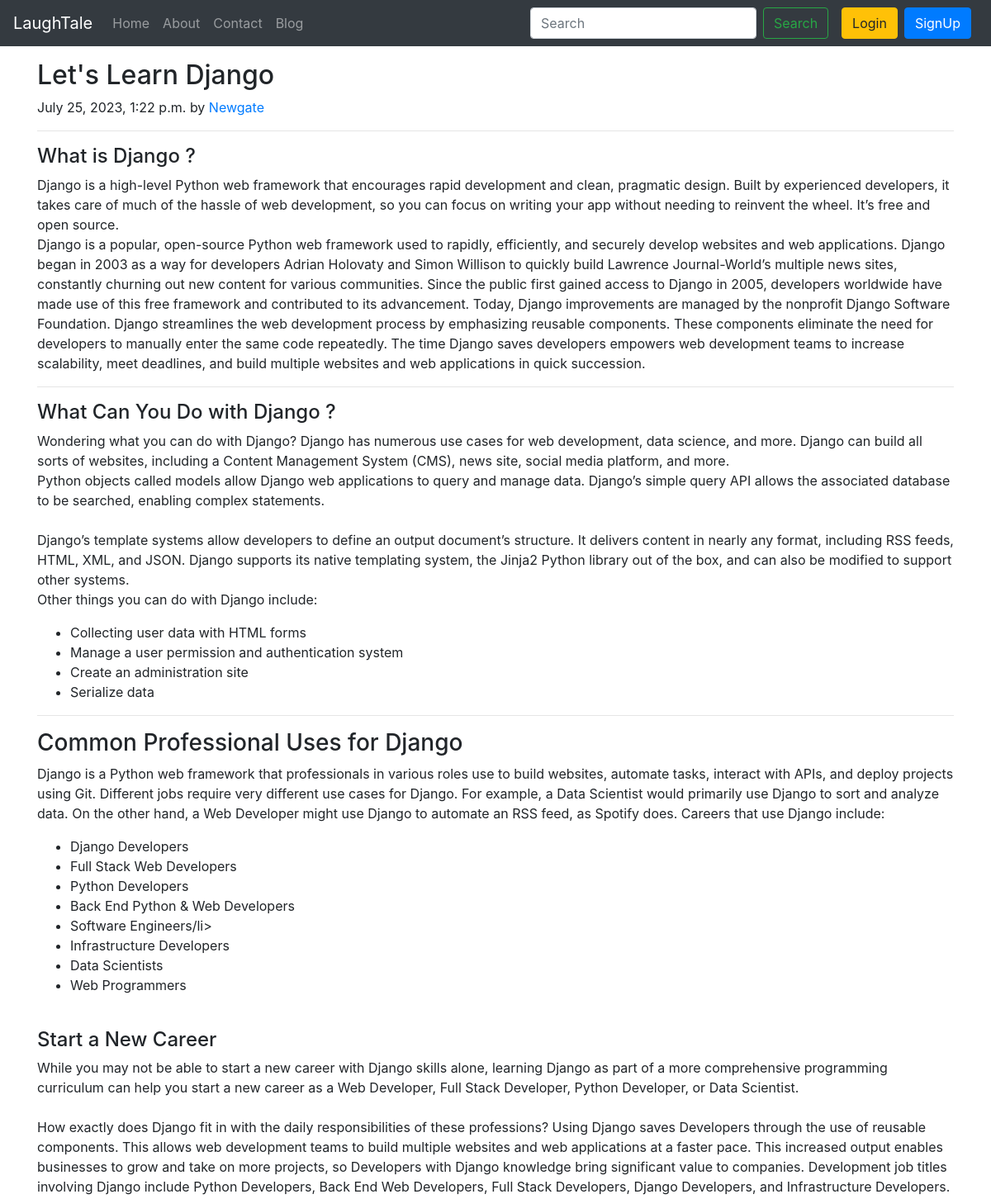
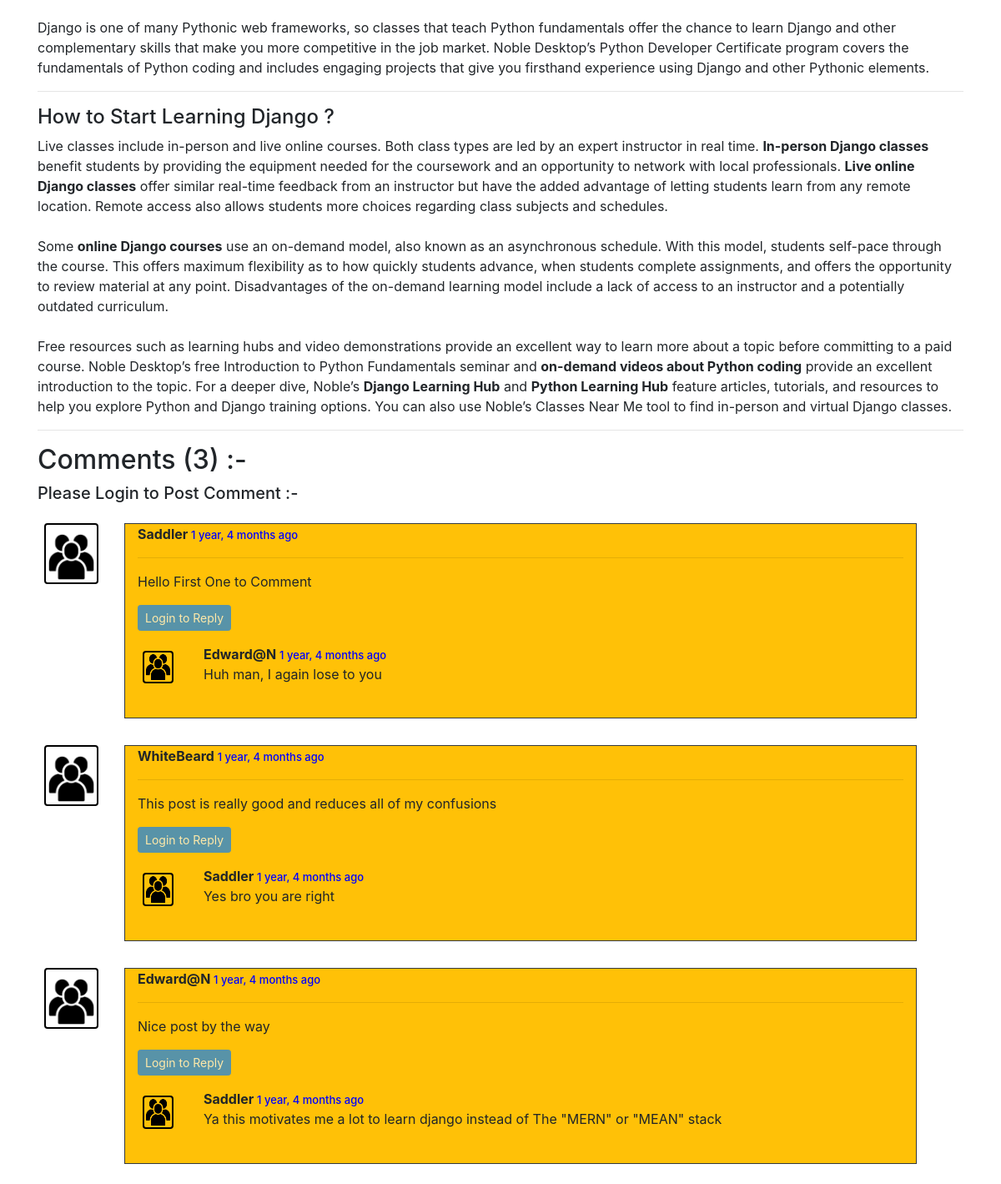
The page /blog/second-post on the database its author committed (2 pictures, top to bottom).
### blog/models.py (models this page shows, shortened)
class Post(models.Model):
    sno = models.AutoField(primary_key=True)
    title = models.CharField(max_length=255)
    content = models.TextField()
    author = models.CharField(max_length=50)
    slug = models.CharField(max_length=100)
    timeStamp = models.DateTimeField(blank=True)

class BlogComment(models.Model):
    sno = models.AutoField(primary_key=True)
    comment = models.TextField()
    user = models.ForeignKey(User, on_delete=models.CASCADE)
    post = models.ForeignKey(Post, on_delete=models.CASCADE)
    parent = models.ForeignKey('self', on_delete=models.CASCADE, null=True)
    timestamp = models.DateTimeField(default=now)

### blog/views.py (the view)
# urls.py: path('<str:slug>', views.blogPost, name='blogPost'),
def blogPost(request, slug):
    post = Post.objects.filter(slug=slug).first()
    comments = BlogComment.objects.filter(post=post, parent=None)
    replies = BlogComment.objects.filter(post=post).exclude(parent=None)
    repDict = {}
    for reply in replies:
        if reply.parent.sno not in repDict.keys():
            repDict[reply.parent.sno] = [reply]
        else:
            repDict[reply.parent.sno].append(reply)
    cntxt = {'post': post, 'comments': comments, 'user': request.user, 'replyDict': repDict}
    return render(request, 'blog/blogPost.html', cntxt)

### blog/templatetags/extras.py (called while the page is built)
@register.filter(name='get_val')
def get_val(dict, key):
    return dict.get(key)

### templates/blog/blogPost.html (shortened to what this page needs)
{% extends 'base.html' %}
{% block body %}
{% load static %}
{% load humanize %}
{% load extras %}
<div class="container my-3">
    <div class="blog-post">
        <h2 class="blog-post-title">{{post.title}}</h2>
        <p class="blog-post-meta">{{post.timeStamp}} by <a href="/about">{{post.author}}</a></p>
        <hr>
        <p>{{post.content|safe}}</p>
        <hr>
    </div>
</div>
<div class="container">
    <h2>Comments ({{comments.count}}) :- </h2>
    <div class="my-2">
        {% if user.is_authenticated %}
        <form action="/blog/postComment" method="post">
            {% csrf_token %}
            <div class="form-group">
                <label for="exampleInputEmail1">Post Comment </label>
                <input type="text" class="form-control" name="comment" placeholder="Enter comment here">
            </div>
            <input type="hidden" name="postSno" value="{{post.sno}}">
            <input type="hidden" name="parentSno" value="">
            <button type="submit" class="btn btn-primary">Submit</button>
        </form>
        {% else %}
        <h5> Please Login to Post Comment :- </h5>
        {% endif %}
    </div>
    {% for items in comments %}
    <div class="row my-3">
        <div class="col-md-1 m-2">
            <img class="rounded mx-auto d-block w-100 pt-2" style="border: 2px solid black;" src="{% static 'img/user.png' %}" alt="user">
        </div>
        <div class="col-md-10 m-2 bg-warning border border-dark">
            <b> {{items.user.username}} </b> <span style="font-size: 13px; color: blue; font-weight: 500;">{{items.timestamp | naturaltime}}</span>
            <hr>
            <div>{{items.comment}}</div>
            <div class="reply mx-0 mt-3">
                {% if user.is_authenticated %}
                <button class="btn btn-sm btn-primary mb-1" type="button" data-toggle="collapse" data-target="#replyBox{{items.sno}}" aria-expanded="false" aria-controls="replyBox{{items.sno}}">
                    Reply
                </button>
                <div class="collapse" id="replyBox{{items.sno}}">
                    <div class="card card-body my-2 bg-warning">
                        <form action="/blog/postComment" method="post">
                            {% csrf_token %}
                            <div class="form-group">
                                <label for="comment">Post a reply </label>
                                <input type="text" class="form-control" name="comment" placeholder="Enter comment here">
                                <input type="hidden" name="parentSno" value="{{items.sno}}">
                            </div>
                            <input type="hidden" name="postSno" value="{{post.sno}}">
                            <button type="submit" class="btn btn-primary">Submit</button>
                        </form>
                    </div>
                </div>
                {% else %}
                <button class="btn btn-sm btn-primary mb-2" type="button" data-toggle="collapse" data-target="#replyBox{{items.sno}}" aria-expanded="false" aria-controls="replyBox{{items.sno}}" disabled>
                    Login to Reply
                </button>
                {% endif %}
                <div class="replies my-1">
                    {% for reply in replyDict|get_val:items.sno %}
                    <div class="row my-2">
                        <div class="col-md-1">
                            <img class="rounded mx-auto d-block w-75 h-75 my-2" style="border: 2px solid black;" src="{% static 'img/user.png' %}" alt="user">
                        </div>
                        <div class="col-md-10">
                            <b> {{reply.user.username}} </b> <span style="font-size: 13px; color: blue; font-weight: 500;">{{reply.timestamp | naturaltime}}</span>
                            <div>{{reply.comment}}</div>
                        </div>
                    </div>
                        <br>
                    {% endfor %}
                </div>
            </div>
        </div>
    </div>
    {% endfor %}
</div>
{% endblock body %}

### templates/base.html (shortened to what this page needs)
<!doctype html>
<html lang="en">
  <head>
    <link rel="stylesheet" href="https://stackpath.bootstrapcdn.com/bootstrap/4.5.2/css/bootstrap.min.css">
  </head>
  <body>
    <nav class="navbar navbar-expand-lg navbar-dark bg-dark">
        <a class="navbar-brand" href="/">LaughTale</a>
        <div class="collapse navbar-collapse" id="navbarSupportedContent">
          <ul class="navbar-nav mr-auto">
            <li class="nav-item {% block homeactive %} {% endblock homeactive %}">
              <a class="nav-link" href="/">Home <span class="sr-only">(current)</span></a>
            </li>
            <li class="nav-item {% block aboutactive %} {% endblock aboutactive %}">
              <a class="nav-link" href="/about">About</a>
            </li>
            <li class="nav-item {% block contactactive %} {% endblock contactactive %}">
              <a class="nav-link" href="/contact">Contact</a>
            </li>
            <li class="nav-item {% block blogactive %} {% endblock blogactive %}">
              <a class="nav-link" href="/blog">Blog</a>
            </li>
          </ul>
          <form method="get" action="/search" class="form-inline my-2 my-lg-0 mx-3">
            <input class="form-control mr-sm-2" type="search" placeholder="Search" aria-label="Search" name="query" id="query">
            <button class="btn btn-outline-success my-2 my-sm-0" type="submit">Search</button>
          </form>
          {% if user.is_authenticated %}
          <ul class="navbar-nav mr-2">
            <li class="nav-item dropdown">
              <a class="nav-link dropdown-toggle" href='#' id="navbarDropdown" role="button" data-toggle="dropdown"> Welcome {{request.user}}</a>
              <div class="dropdown-menu" aria-labelledby="navbarDropdown">
                <a class="dropdown-item" href="/logout">Logout</a>
              </div>
            </li>
          </ul>
          {% else %}
            <button type="button" class="btn btn-warning mr-2" data-toggle="modal" data-target="#loginModal">
              Login
            </button>
            <button type="button" class="btn btn-primary mr-2" data-toggle="modal" data-target="#signupModal">
              SignUp
            </button>
          {% endif %}
        </div>
      </nav>
      {% block body %}  {% endblock body %}
  </body>
</html>

### rows shown on the page
Post: title "Let's Learn Django", timeStamp "July 25, 2023, 1:22 p.m.", author "Newgate", content "What is Django ? Django is a high-level Python web framework that encourages rapid development and clean, pragmatic design. Built by experienced developers, it takes care of much of the hassle of web development, so you can focus on writing your app without needing to reinvent the wheel. It’s free and open source. Django is a popular, open-source Python web framework used to rapidly, efficiently, and securely develop websites and web applications. Django began in 2003 as a way for developers Adrian Holovaty and Simon Willison to quickly build Lawrence Journal-World’s multiple news sites, constantly churning out new content for various communities. Since the public first gained access to…"
BlogComment: user.username "Saddler", timestamp "1 year, 4 months ago", comment "Hello First One to Comment"
BlogComment: user.username "Edward@N", timestamp "1 year, 4 months ago", comment "Huh man, I again lose to you"
BlogComment: user.username "WhiteBeard", timestamp "1 year, 4 months ago", comment "This post is really good and reduces all of my confusions"
BlogComment: user.username "Saddler", timestamp "1 year, 4 months ago", comment "Yes bro you are right"
BlogComment: user.username "Edward@N", timestamp "1 year, 4 months ago", comment "Nice post by the way"
BlogComment: user.username "Saddler", timestamp "1 year, 4 months ago", comment "Ya this motivates me a lot to learn django instead of The \"MERN\" or \"MEAN\" stack"

### other values the page prints
{{ comments.count }} "3"
